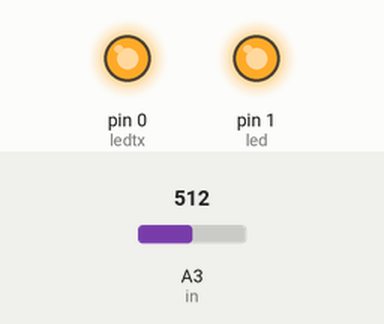
Simulated run of this sketch. Board: Arduino Uno, built with avr-gcc and run on an emulated ATmega328P. Shown: output pins drawn as LEDs (lit = HIGH). Dashed ring = blinking. The test bench sets the inputs (shaded band); at power-on: A3 (in) = 512.

Above: at 1.2 s.
1.3 s: A3 (in) set to 969
2.8 s: A3 (in) set to 988
At 5.7 s:
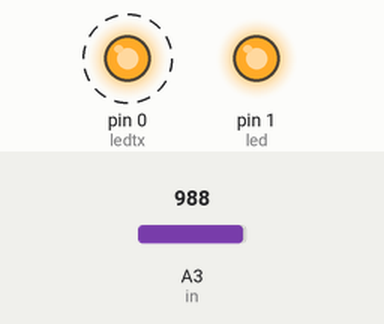
5.8 s: A3 (in) set to 970
At 6.4 s:
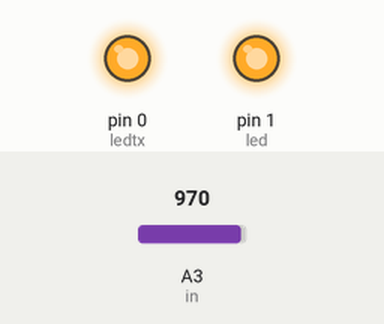
7.3 s: A3 (in) set to 990
At 8.81 s:
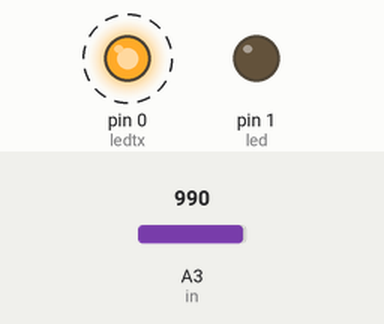
Timing chart, 0 to 11.3 s (numbered marks = the images above; inputs shaded):
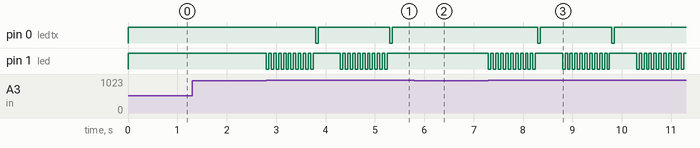

Measured:
- the behaviour switches between 980 and 981 on A3 (in) (found by bisection; images 0 and 1)
- after the input at 1.3 s, every drawn part: stays the same
- after the input at 2.8 s, pin 0 (ledtx): alternates HIGH for 1.5 s and LOW for 0.05 s, starting after 1.0 s; pin 1 (led): goes 9 × (LOW 0.05 s, HIGH 0.05 s), LOW 0.05 s, HIGH 0.55 s, 9 × (LOW 0.05 s, HIGH 0.05 s), LOW 0.05 s, then HIGH, starting at once
- after the input at 5.8 s, pin 0 (ledtx): stays HIGH (without the input it goes to LOW after 1.0 s); pin 1 (led): stops changing and stays HIGH
- after the input at 7.3 s, pin 0 (ledtx): alternates HIGH for 1.5 s and LOW for 0.05 s, starting after 1.0 s; pin 1 (led): HIGH → LOW at once, then repeats every 1.5 s: 9 × (HIGH 0.05 s, LOW 0.05 s), HIGH 0.55 s, LOW 0.05 s

The sketch:

novella2012_V4_10pulses.ino
```cpp
/*
Add it basic module
10 courtes impulsions
 Hardware definif
 */

#define ledtx 0 // led IR
#define led 1 // led 10 mm
#define in 3 // phototransisor


void setup()
{
  pinMode(ledtx, OUTPUT);
  pinMode(led, OUTPUT);
  digitalWrite(ledtx,HIGH); // les leds sont montés avec l'anode sur le + Vcc,
  digitalWrite(led, HIGH); //il faut donc mettre les pins de l'attiny a High pour les eteindre et à low pour les allumer
}

void loop() {
  int sensorValue = 0;
  sensorValue = analogRead(in); //lecture de la valeur au nouveau du phototrans

  if (sensorValue > 980 ) // si le seuil est depassé
  {
    for (int boucle=0;boucle<10;boucle++)
    {
      digitalWrite(led, LOW); // On allume la led 10 mm pendent 0,5 s
      delay(50);
      digitalWrite(led, HIGH); // on eteind la led 10 mm
      delay(50);
    }
    digitalWrite(ledtx, LOW); // on allume la led IR pendent 50 ms
    delay(50);
    digitalWrite(ledtx, HIGH); // on eteind la led IR
    delay(450); // rien ne se passe pendent 0,45 s
  }
}
```
